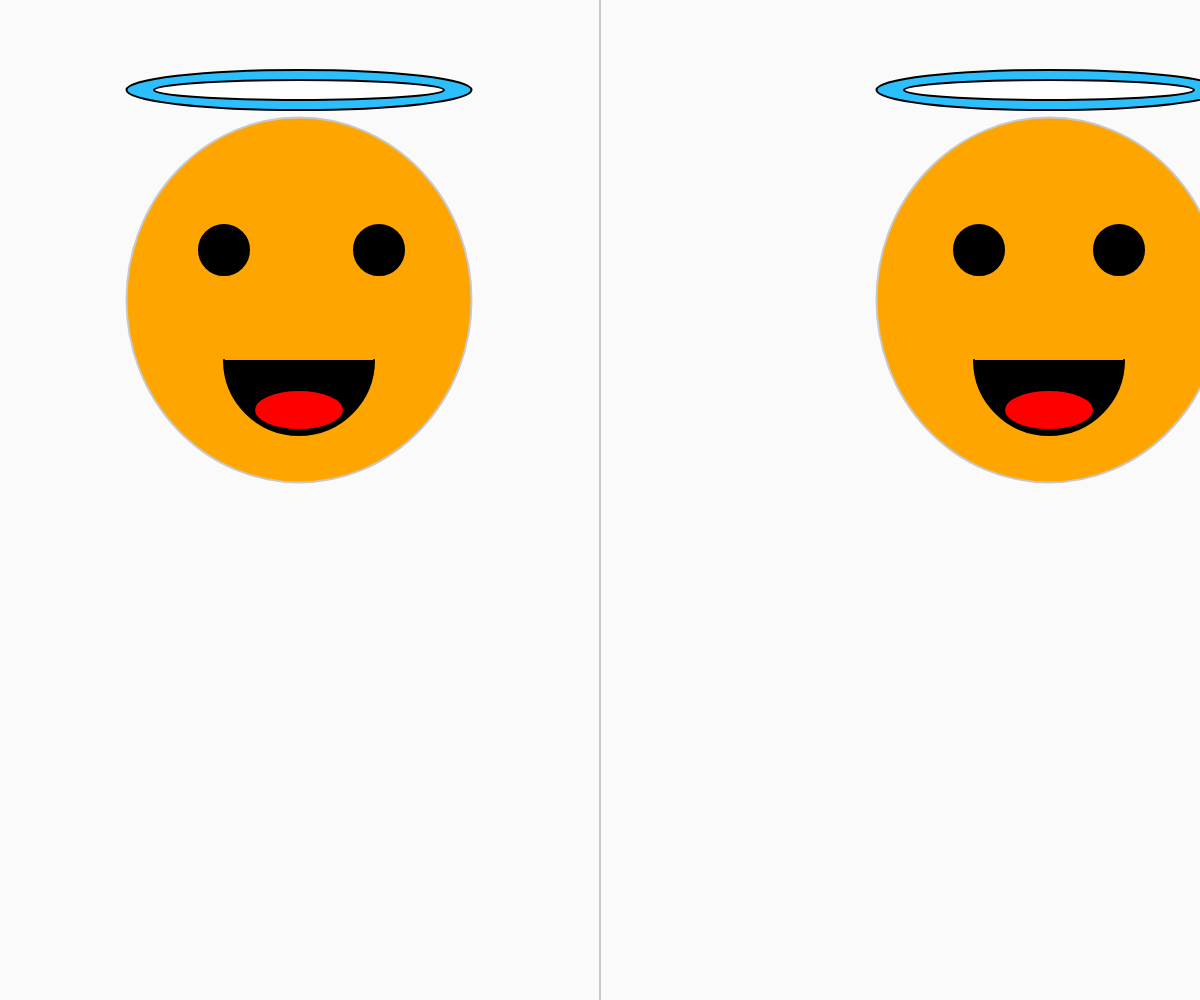
Frame 1 (no input)
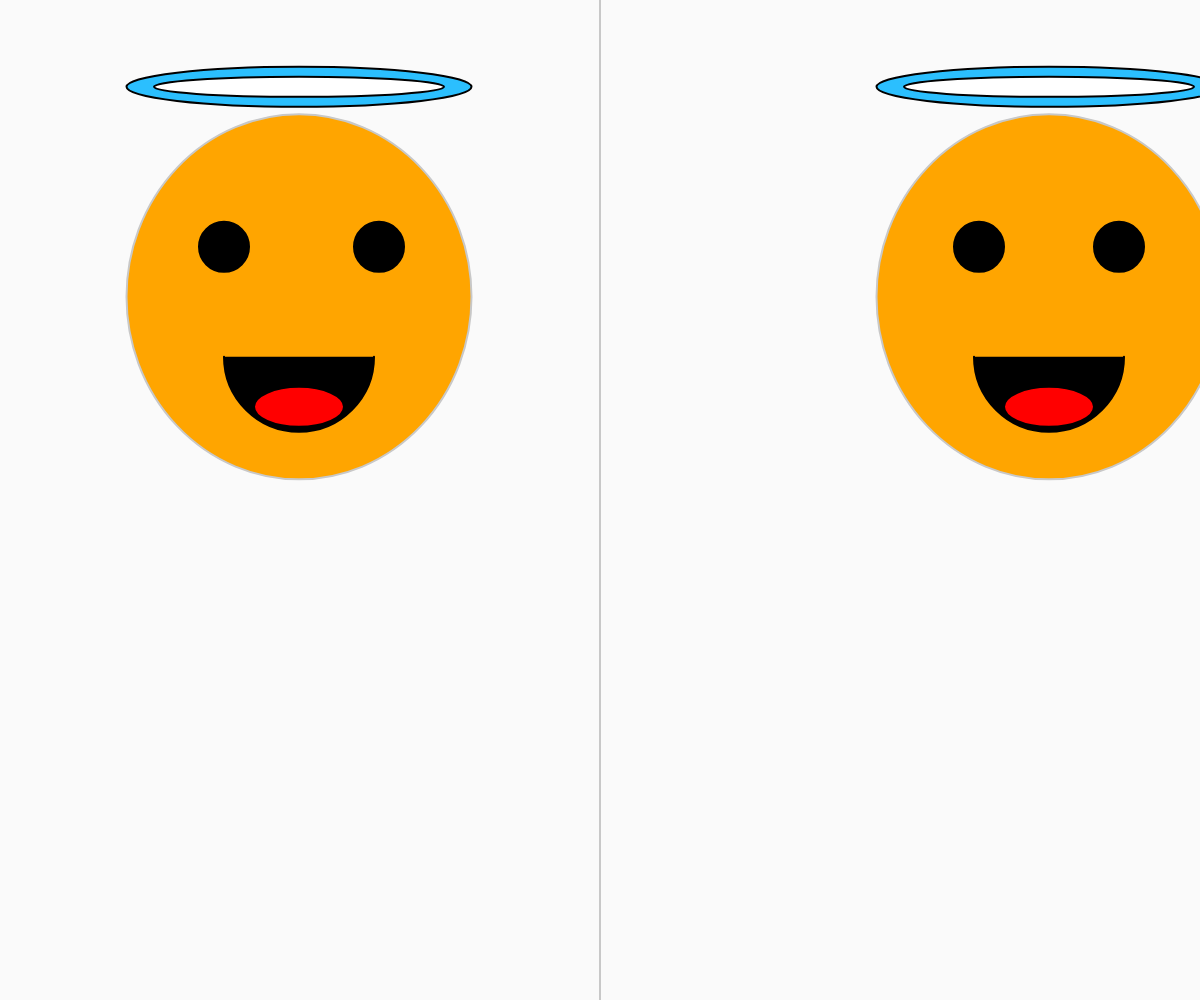
Frame 60 (no input)
Frame 120 (the mouse pressed at the canvas centre since frame 60): identical to frame 60, image omitted

The p5.js sketch that drew these frames (run headless with seeded random() and noise() and a simulated clock; from frame 60 on, the mouse is pressed at the canvas centre):

// p5.js sketch
// ── sketch.js


let j;
function setup() {
    // put setup code here
    createCanvas(windowWidth, windowHeight);

    x1= 3
    x2= 4
    x3= 5
    y1= 3
    y2= 1
    y3= 5

    x = 199;
    y = 199;
    j = 0

    rectWidth = 400;
    rectHeight = 400;

    N = 100
    L = 25;
    P = N - L;


   }
   function windowResized() {
    resizeCanvas(windowWidth, windowHeight);
    }



function draw() {
// put drawing code here
    background(250)
    stroke(200)
    strokeWeight(2);
    line(windowWidth/2, 0, windowWidth/2, windowHeight)

    var y = 200 + 30 * Math.sin(PI/30*j)
    j+=1
    fill("orange")
    ellipse (x + 850, y+100, rectHeight-55, rectWidth-35);

    fill("black")
    stroke(0);
    ellipse (x + 920, y + 50, rectHeight-350, rectWidth-350);

    fill("black")
    stroke(0);
    ellipse (x + 780, y + 50, rectHeight-350, rectWidth-350);

    fill("black")
    stroke(0);
    arc(x + 850, y+160, rectWidth-250, rectWidth-250, 0, 4*PI *P/N);

    fill("red")
    stroke(0);
    ellipse (x + 850, y + 210, rectHeight-310, rectWidth-360);

    fill(43, 191, 254)
    stroke(0);
    ellipse (x + 850, y - 110, rectHeight-55, rectWidth-360);

    fill("white")
    stroke(0);
    ellipse (x + 850, y - 110, rectHeight-110, rectWidth-380);

    stroke(200);
    

    fill("orange")
    ellipse (x + 100, y+100, rectHeight-55, rectWidth-35);

    fill("black")
    stroke(0);
    ellipse (x + 180, y + 50, rectHeight-350, rectWidth-350);

    fill("black")
    stroke(0);
    ellipse (x + 25, y + 50, rectHeight-350, rectWidth-350);

    fill("black")
    stroke(0);
    arc(x+100, y+160, rectWidth-250, rectWidth-250, 0, 4*PI *P/N);

    fill("red")
    stroke(0);
    ellipse (x + 100, y + 210, rectHeight-310, rectWidth-360);

    fill(43, 191, 254)
    stroke(0);
    ellipse (x + 100, y - 110, rectHeight-55, rectWidth-360);

    fill("white")
    stroke(0);
    ellipse (x + 100, y - 110, rectHeight-110, rectWidth-380);


   

}
